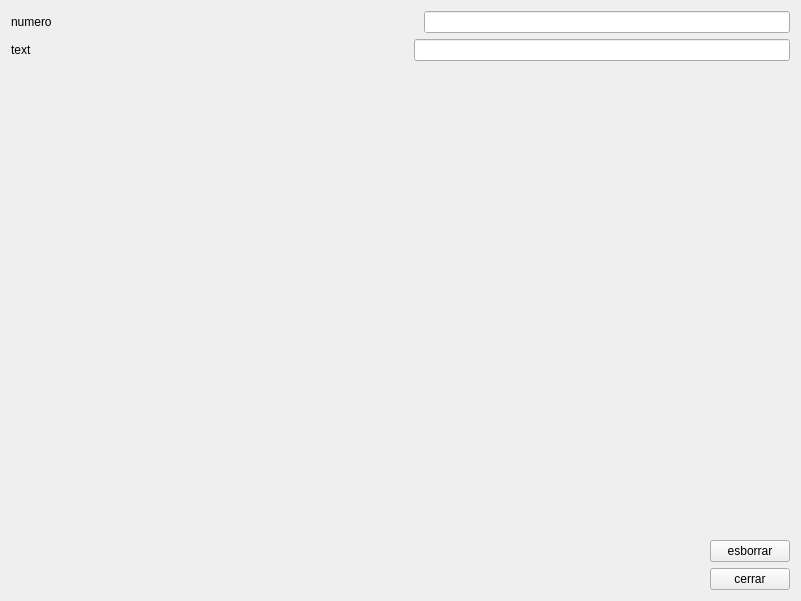
<?xml version="1.0" encoding="UTF-8"?>
<ui version="4.0">
 <class>MyForm</class>
 <widget class="QWidget" name="MyForm">
  <property name="geometry">
   <rect>
    <x>0</x>
    <y>0</y>
    <width>801</width>
    <height>601</height>
   </rect>
  </property>
  <property name="windowTitle">
   <string>Form</string>
  </property>
  <layout class="QVBoxLayout" name="verticalLayout_4">
   <item>
    <layout class="QVBoxLayout" name="verticalLayout_3">
     <item>
      <layout class="QHBoxLayout" name="horizontalLayout_3">
       <item>
        <widget class="QLabel" name="label">
         <property name="text">
          <string>numero</string>
         </property>
        </widget>
       </item>
       <item>
        <layout class="QHBoxLayout" name="horizontalLayout">
         <item>
          <spacer name="horizontalSpacer">
           <property name="orientation">
            <enum>Qt::Horizontal</enum>
           </property>
           <property name="sizeHint" stdset="0">
            <size>
             <width>40</width>
             <height>20</height>
            </size>
           </property>
          </spacer>
         </item>
         <item>
          <widget class="QLineEdit" name="lineEdit">
           <property name="styleSheet">
            <string notr="true">color: rgb(192, 28, 40);</string>
           </property>
           <property name="maxLength">
            <number>10</number>
           </property>
          </widget>
         </item>
        </layout>
       </item>
      </layout>
     </item>
     <item>
      <layout class="QHBoxLayout" name="horizontalLayout_4">
       <item>
        <widget class="QLabel" name="label_2">
         <property name="text">
          <string>text</string>
         </property>
        </widget>
       </item>
       <item>
        <layout class="QHBoxLayout" name="horizontalLayout_2">
         <item>
          <spacer name="horizontalSpacer_2">
           <property name="orientation">
            <enum>Qt::Horizontal</enum>
           </property>
           <property name="sizeHint" stdset="0">
            <size>
             <width>40</width>
             <height>20</height>
            </size>
           </property>
          </spacer>
         </item>
         <item>
          <widget class="QLineEdit" name="lineEdit_2">
           <property name="styleSheet">
            <string notr="true">color: rgb(28, 113, 216);</string>
           </property>
           <property name="maxLength">
            <number>10</number>
           </property>
          </widget>
         </item>
        </layout>
       </item>
      </layout>
     </item>
     <item>
      <layout class="QHBoxLayout" name="horizontalLayout_5">
       <item>
        <spacer name="horizontalSpacer_3">
         <property name="orientation">
          <enum>Qt::Horizontal</enum>
         </property>
         <property name="sizeHint" stdset="0">
          <size>
           <width>40</width>
           <height>20</height>
          </size>
         </property>
        </spacer>
       </item>
       <item>
        <layout class="QVBoxLayout" name="verticalLayout_2">
         <item>
          <spacer name="verticalSpacer">
           <property name="orientation">
            <enum>Qt::Vertical</enum>
           </property>
           <property name="sizeHint" stdset="0">
            <size>
             <width>20</width>
             <height>40</height>
            </size>
           </property>
          </spacer>
         </item>
         <item>
          <layout class="QVBoxLayout" name="verticalLayout">
           <item>
            <widget class="QPushButton" name="pushButton">
             <property name="text">
              <string>esborrar</string>
             </property>
            </widget>
           </item>
           <item>
            <widget class="QPushButton" name="pushButton_2">
             <property name="text">
              <string>cerrar</string>
             </property>
            </widget>
           </item>
          </layout>
         </item>
        </layout>
       </item>
      </layout>
     </item>
    </layout>
   </item>
  </layout>
 </widget>
 <resources/>
 <connections>
  <connection>
   <sender>pushButton</sender>
   <signal>clicked()</signal>
   <receiver>lineEdit</receiver>
   <slot>clear()</slot>
   <hints>
    <hint type="sourcelabel">
     <x>399</x>
     <y>312</y>
    </hint>
    <hint type="destinationlabel">
     <x>292</x>
     <y>67</y>
    </hint>
   </hints>
  </connection>
  <connection>
   <sender>pushButton</sender>
   <signal>clicked()</signal>
   <receiver>lineEdit_2</receiver>
   <slot>clear()</slot>
   <hints>
    <hint type="sourcelabel">
     <x>431</x>
     <y>303</y>
    </hint>
    <hint type="destinationlabel">
     <x>294</x>
     <y>109</y>
    </hint>
   </hints>
  </connection>
  <connection>
   <sender>pushButton_2</sender>
   <signal>clicked()</signal>
   <receiver>MyForm</receiver>
   <slot>close()</slot>
   <hints>
    <hint type="sourcelabel">
     <x>454</x>
     <y>338</y>
    </hint>
    <hint type="destinationlabel">
     <x>530</x>
     <y>348</y>
    </hint>
   </hints>
  </connection>
 </connections>
</ui>
